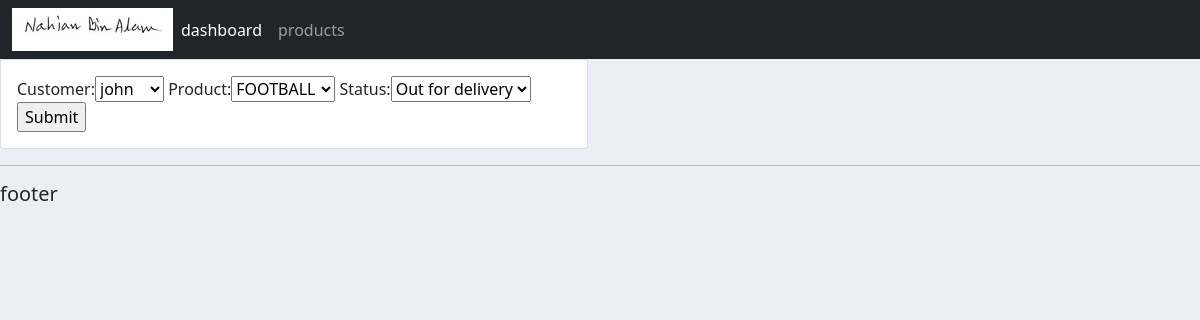
Screenshot of /update_order/4/ with the database file from the repository.
### accounts/models.py (models this page shows)
class order(models.Model):
	STATUS = (
		('Pending' , 'Pending'),
		('Out for delivery' , 'Out for delivery'),
		)
	customer = models.ForeignKey(customer, null=True, on_delete= models.SET_NULL)
	product = models.ForeignKey(product, null=True, on_delete= models.SET_NULL)
	date_created = models.DateTimeField(auto_now_add=True, null=True)
	status = models.CharField(max_length=200, null=True, choices=STATUS)

### accounts/views.py (the view)
# urls.py: path('update_order/<str:pk>/', views.updateOrder, name='update_order'),
def updateOrder(request, pk):
	orders = order.objects.get(id=pk)
	form = OrderForm(instance=orders)
	if request.method == 'POST':
		form = OrderForm(request.POST, instance=orders)
		if form.is_valid():
			form.save()
			return redirect('/')
	context = {'form' : form}
	return render(request, 'accounts/order_form.html', context)

### accounts/forms.py
class OrderForm(ModelForm):
	class Meta:
		model = order
		fields = '__all__'

### accounts/models.py (called while the page is built)
	def __str__(self):
		return self.name

	def __str__(self):
		return self.name

### accounts/templates/accounts/order_form.html (shortened to what this page needs)
{% extends 'accounts/main.html'%}
{% load static %}
{% block content %}
<div class="row">
	<div class="col-md-6">
		<div class="card card-body">
			<form action="" method="POST">
				{{form}}
				<input type="submit" name="Submit">
			</form>
		</div>
	</div>
</div>
{% endblock %}

### static/css/main.css (style rules this page uses)
body { background-color: #ebeff5; }

### rows the page displays
order: customer "john", product "FOOTBALL", status "Out for delivery"
